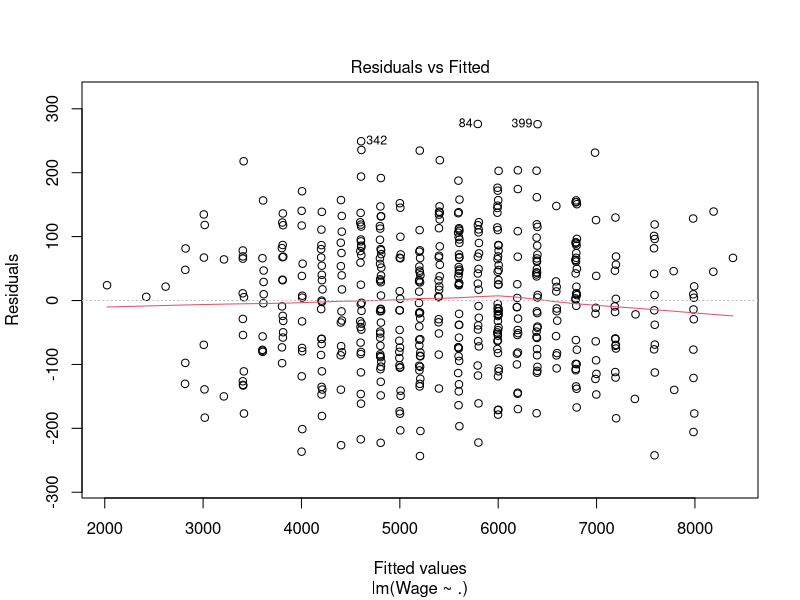
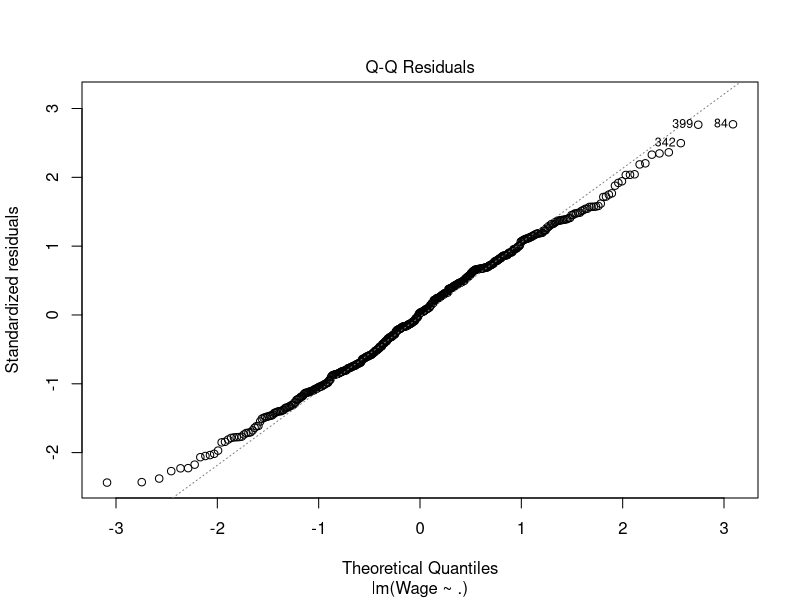
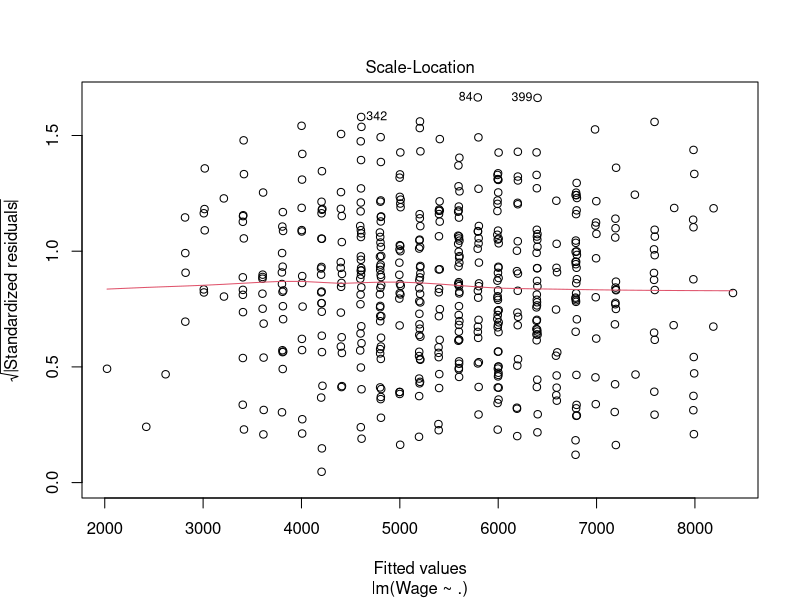
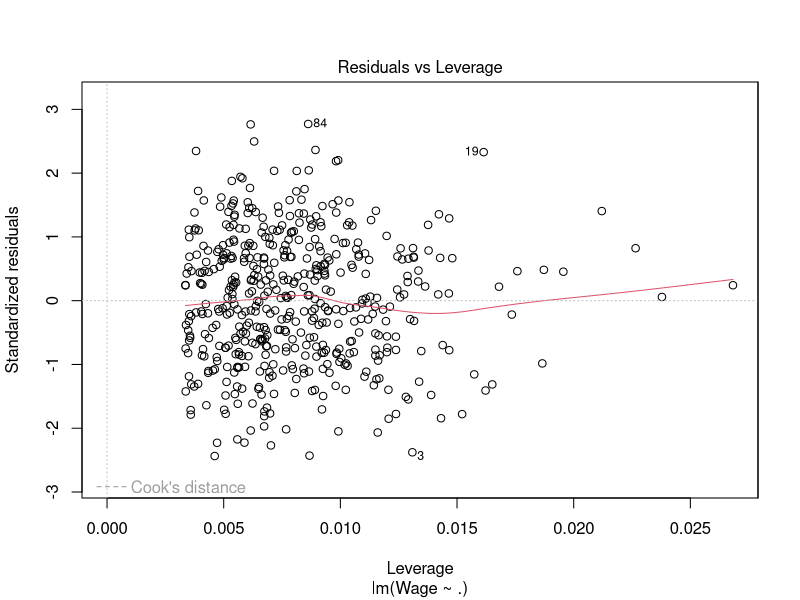
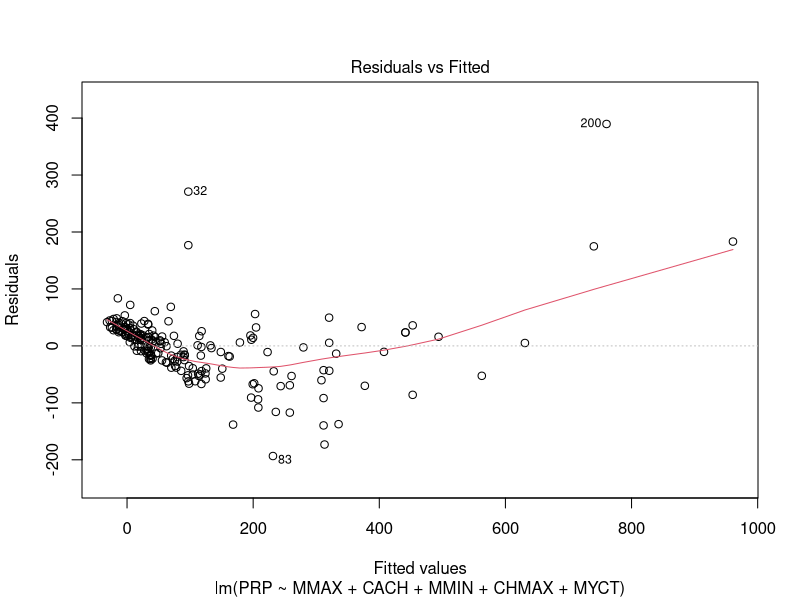
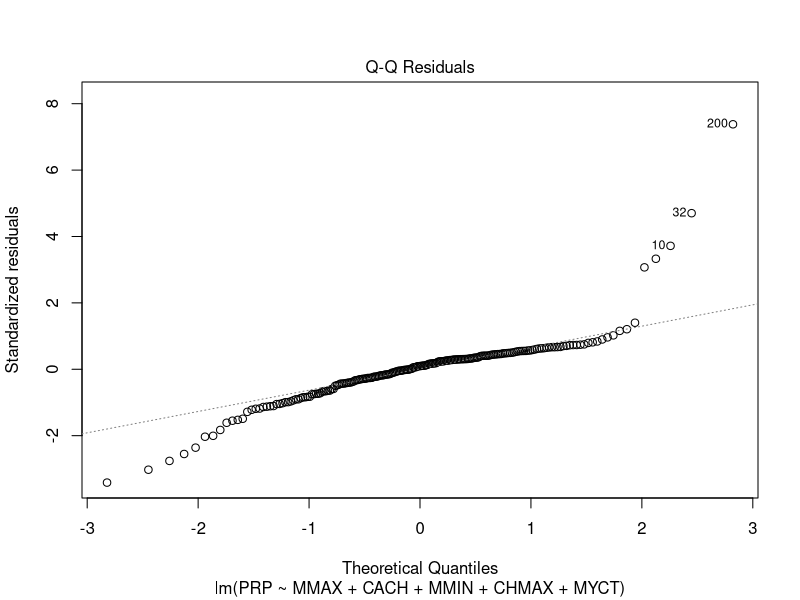
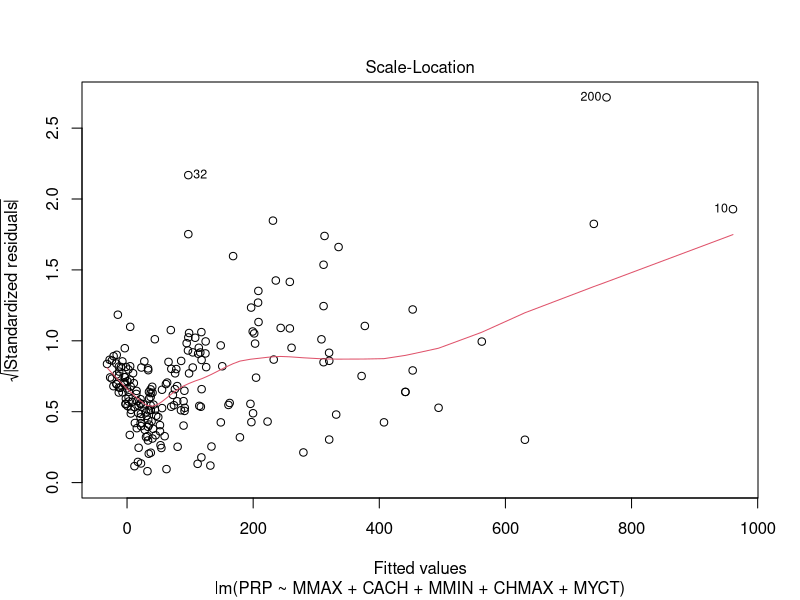
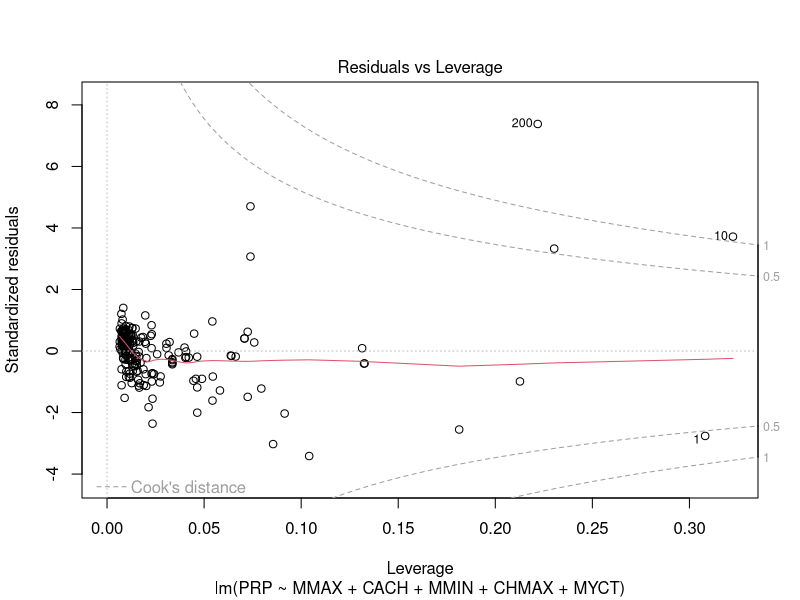

These charts were generated, in order, by the following R code:
## Setup first

# Change directory to where data is stored
setwd("~/Dropbox/Study/Statistical Learning/Exercises/Ex4")

## Ex1

# Read in the data
my_data <- read.table("EducationBis.txt", header = T)
summary(my_data)

# Linear regression predicting Wage from all other attributes
fit = lm(Wage ~ ., data = my_data)
summary(fit)
# As can be expected we observe that ID is not significant while
# the other variables are clearly significant. 
# Based on the t-value, we see that Education is the most 
# significant predictor. 

# Plot the fit
plot(fit)
# Residual plot indicates that the linear model fits well

## Ex2

# Function that performs forward variable selection
forwardSelection <- function(df, targetVar, maxIter=10000){
  vars = names(df)
  vars = vars[vars != targetVar]
  # Initial model
  f <- paste(targetVar, "~ 1")
  bestFit = lm(as.formula(f), data = df)
  chosen = list()
  done = FALSE
  iter = 0;
  while (!done) {
    rss = list()
    for (var in vars) {
      # Update model
      tmpFit = update(bestFit,as.formula(paste("~.+",var)))
      rss = c(rss, summary(tmpFit)[[6]]) 
    }
    # Choose variable with minimum RSS
    chosenVar = vars[which.min(rss)]
    chosen = c(chosen, chosenVar)
    vars = vars[vars != chosenVar]
    # Compare new fit to previous fit
    newFit = update(bestFit,as.formula(paste("~.+",chosenVar)))
    done = anova(bestFit,newFit)[[6]][2]>0.05 # if P(>F)>0.05
    if (!done) {
      # If significantly better updated model
      bestFit = newFit
    }
    iter = iter + 1
    done = done || (iter >= maxIter)
  }
  return(bestFit)
}


# Read in the data
my_data <- read.table("ComputerData.txt", header = T)

# As discussed in Ex4 will remove:
# - vendor & model which are non-descriptive
# - ERP: the linear regression's guess
drops <- c("ERP","vendor","model")
clean_data = my_data[ , !(names(my_data) %in% drops)]

# Perform forward selection
fit1 = forwardSelection(clean_data, "PRP")
summary(fit1)
plot(fit1)

## Ex3

# Plot of most improtant variable (=> forward with only 1 variable)
fit2 = forwardSelection(clean_data, "PRP", 1)
summary(fit2) # => MMAX most important
plot(PRP~MMAX, data = clean_data)
abline(fit2, col='red')

## Ex4

# Read in the data
my_data <- read.table("Cars2Data.txt", header = T)
summary(my_data)

# As there are 6 NA's in the variable horsepower, we will remove these samples from the data
clean_data = my_data[which(!is.na(my_data$horsepower)),]
# Also drop name as discussed in Ex4
drops <- c("name")
clean_data = clean_data[ , !(names(clean_data) %in% drops)]
# Origin should be categorical -> make it so!
clean_data$origin <- as.factor(clean_data$origin)

# Perform forward selection
fit3 = forwardSelection(clean_data, "mpg")
summary(fit3)
plot(fit3)

# Plot of most improtant variable (=> forward with only 1 variable)
fit4 = forwardSelection(clean_data, "mpg", 1) 
summary(fit4) # => weight is most improtant variable
plot(mpg~weight, data = clean_data)
abline(fit4, col='red')
